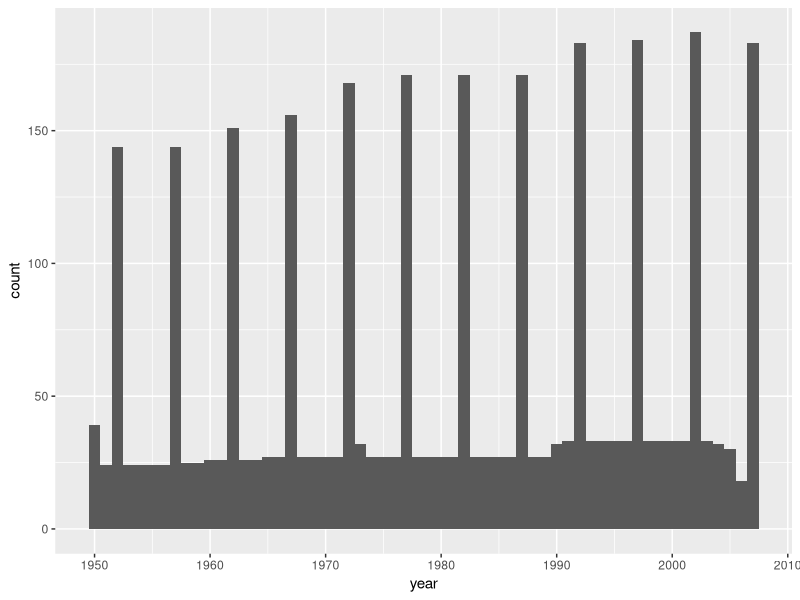
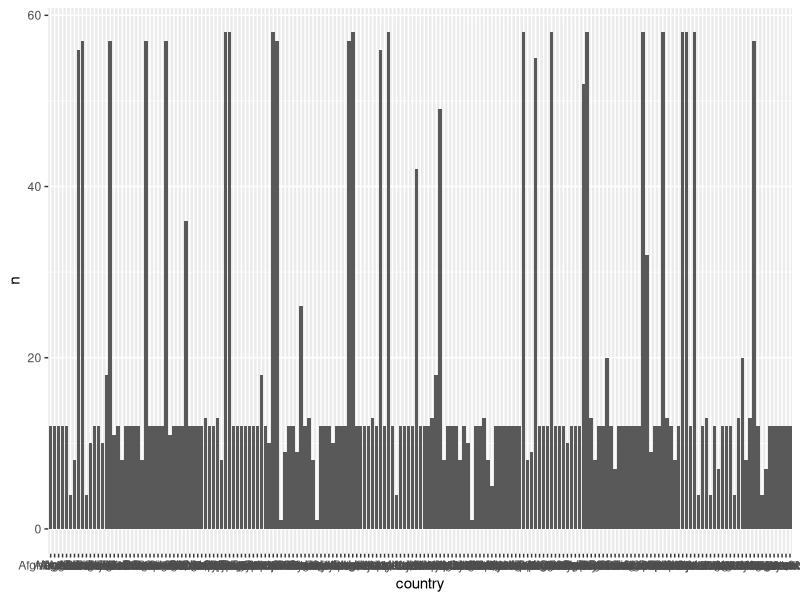
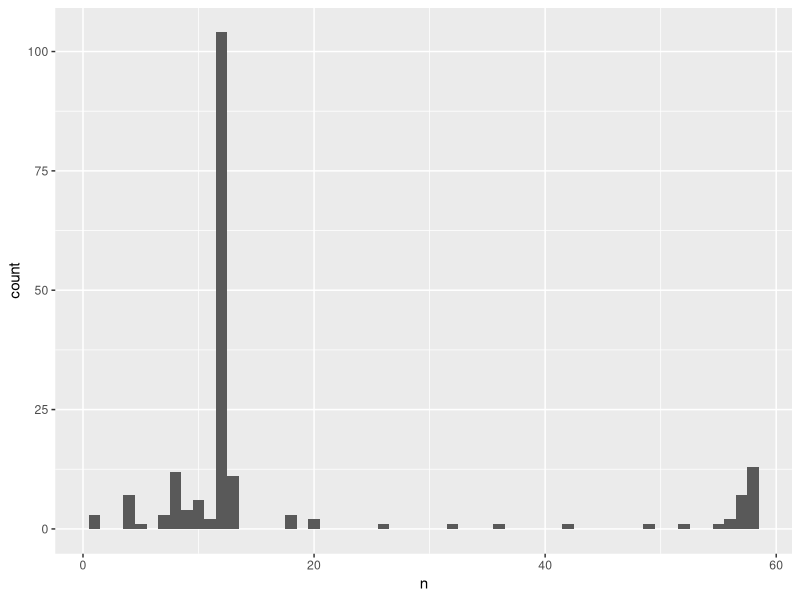
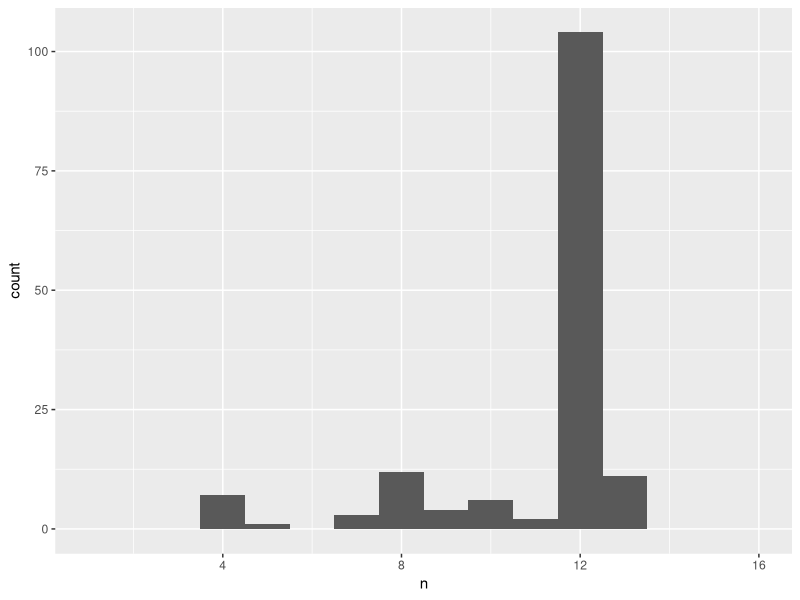
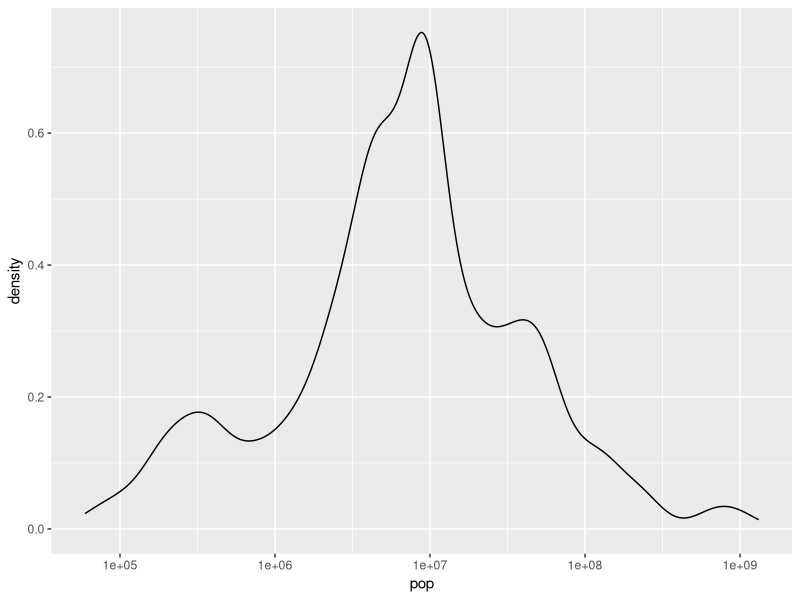
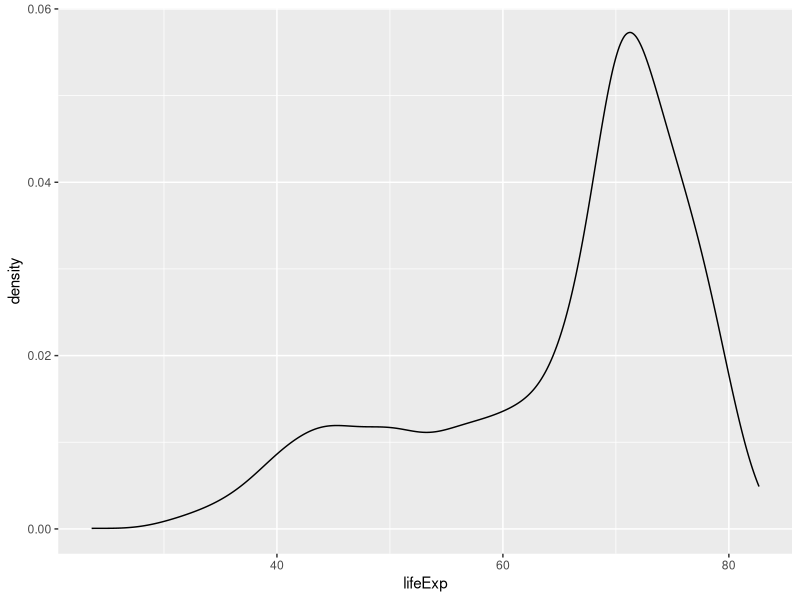
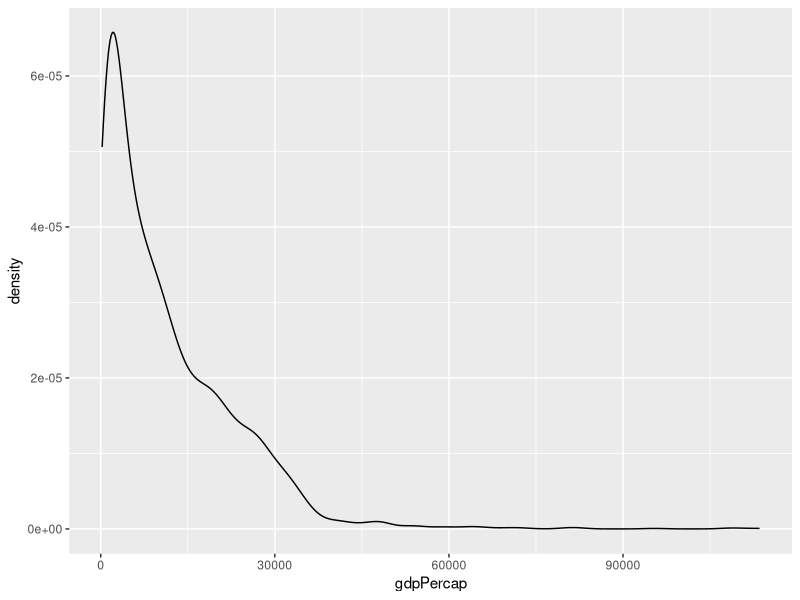

Recreate these plots in R, in order.
#' ---
#' date: "`r format(Sys.Date())`"
#' output:
#'   html_document:
#'     keep_md: TRUE
#' ---

library(plyr)
suppressPackageStartupMessages(library(dplyr))
library(ggplot2)
library(readr)

gap_dat <- read_tsv("05_gap-merged-with-china-1952.tsv") %>%
  mutate(
    country = factor(country),
    continent = factor(continent)
  )
gap_dat %>% str()

#' Do we have NAs?
gap_dat %>%
  sapply(function(x) {
    x %>%
      is.na() %>%
      sum()
  })

#' year
gap_dat$year %>% summary()

#' Confirming we have 1950, 1951, ..., 2007
all.equal(gap_dat$year %>% unique() %>% sort(), 1950:2007)

#' How much data do we have for each year?
ggplot(gap_dat, aes(x = year)) +
  geom_histogram(binwidth = 1)
#' Most countries have data every five years, e.g. 1952, 1957, 1962, and so on.

#' country
gap_dat$country %>% str()
country_freq <- gap_dat %>%
  count(country)
ggplot(country_freq, aes(x = country, y = n)) +
  geom_bar(stat = "identity") # ugly but worth seeing
(p <- ggplot(country_freq, aes(x = n)) +
  geom_histogram(binwidth = 1))
p + xlim(c(1, 16))
country_freq$n %>% table()
#' Most countries have data for 12 years, i.e. the years highlighted above. Some
#' have data for 58 years, which I assume is the maximum. Otherwise, there's a
#' little bit of everything between 1 and 58.

#' continent
gap_dat$continent %>% levels()
gap_dat$continent %>% summary()
#' 301 rows have no continent data :( but we already knew that.

#' Is continent data uniform for all rows pertaining to one country?
tmp <- gap_dat %>%
  group_by(country) %>%
  summarize(n_continent = n_distinct(continent))
tmp$n_continent %>% table()
#' Yes, a minor miracle. All 187 countries have exactly 1 associated value of
#' continent.
#'
#' Fixing the continent data is a separate task to be tackled in the next
#' script.

#' population
gap_dat$pop %>% summary(digits = 10)

#' We have little countries
gap_dat[which.min(gap_dat$pop), ]
#' like Aruba w/ 60K people
#'
#' and big countries
gap_dat[which.max(gap_dat$pop), ]
#' like China w/ 1.3B people

ggplot(gap_dat, aes(x = pop)) +
  geom_density() +
  scale_x_log10()

#' life expectancy
gap_dat$lifeExp %>% summary()
#' This is comptible with normal human life span. Yay.
ggplot(gap_dat, aes(x = lifeExp)) +
  geom_density()
#' Note bimodality. Modes ~ 42 and 72.

gap_dat$gdpPercap %>% summary()
#' $113K???? really?
gap_dat[which.max(gap_dat$gdpPercap), ]
#' OIL!  Kuwait, 1957. Or maybe a data quality problem.
#' <https://github.com/jennybc/gapminder/issues/9>
ggplot(gap_dat, aes(x = gdpPercap)) +
  geom_density()
#' Looks plausible. Loooong right tail.
#'
#' Nothing looks completely insane. Done.
